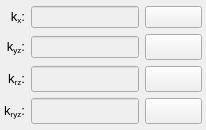
        <widget class="QWidget" name="tab_table_values">
         <attribute name="title">
          <string>Table of values</string>
         </attribute>
         <layout class="QGridLayout" name="gridLayout_16">
          <property name="leftMargin">
           <number>4</number>
          </property>
          <property name="topMargin">
           <number>6</number>
          </property>
          <property name="rightMargin">
           <number>4</number>
          </property>
          <property name="bottomMargin">
           <number>6</number>
          </property>
          <item row="0" column="0">
           <widget class="QLabel" name="label_117">
            <property name="enabled">
             <bool>true</bool>
            </property>
            <property name="minimumSize">
             <size>
              <width>0</width>
              <height>0</height>
             </size>
            </property>
            <property name="maximumSize">
             <size>
              <width>40</width>
              <height>26</height>
             </size>
            </property>
            <property name="font">
             <font>
              <pointsize>10</pointsize>
              <weight>50</weight>
              <italic>false</italic>
              <bold>false</bold>
             </font>
            </property>
            <property name="mouseTracking">
             <bool>true</bool>
            </property>
            <property name="text">
             <string>&lt;html&gt;&lt;head/&gt;&lt;body&gt;&lt;p align=&quot;right&quot;&gt;&lt;span style=&quot; font-weight:400; font-style:normal;&quot;&gt;k&lt;/span&gt;&lt;span style=&quot; font-weight:400; font-style:normal; vertical-align:sub;&quot;&gt;x&lt;/span&gt;&lt;span style=&quot; font-weight:400; font-style:normal;&quot;&gt;:&lt;/span&gt;&lt;/p&gt;&lt;/body&gt;&lt;/html&gt;</string>
            </property>
            <property name="alignment">
             <set>Qt::AlignCenter</set>
            </property>
           </widget>
          </item>
          <item row="1" column="2">
           <widget class="QPushButton" name="pushButton_load_table_transversal_stiffness">
            <property name="enabled">
             <bool>true</bool>
            </property>
            <property name="sizePolicy">
             <sizepolicy hsizetype="Preferred" vsizetype="Fixed">
              <horstretch>0</horstretch>
              <verstretch>0</verstretch>
             </sizepolicy>
            </property>
            <property name="minimumSize">
             <size>
              <width>57</width>
              <height>26</height>
             </size>
            </property>
            <property name="maximumSize">
             <size>
              <width>16777215</width>
              <height>16777215</height>
             </size>
            </property>
            <property name="styleSheet">
             <string notr="true"/>
            </property>
            <property name="text">
             <string/>
            </property>
            <property name="icon">
             <iconset>
              <normaloff>../../../../icons/common/new_file.png</normaloff>../../../../icons/common/new_file.png</iconset>
            </property>
            <property name="iconSize">
             <size>
              <width>20</width>
              <height>20</height>
             </size>
            </property>
           </widget>
          </item>
          <item row="2" column="2">
           <widget class="QPushButton" name="pushButton_load_table_torsional_stiffness">
            <property name="enabled">
             <bool>true</bool>
            </property>
            <property name="sizePolicy">
             <sizepolicy hsizetype="Preferred" vsizetype="Fixed">
              <horstretch>0</horstretch>
              <verstretch>0</verstretch>
             </sizepolicy>
            </property>
            <property name="minimumSize">
             <size>
              <width>57</width>
              <height>26</height>
             </size>
            </property>
            <property name="maximumSize">
             <size>
              <width>16777215</width>
              <height>16777215</height>
             </size>
            </property>
            <property name="styleSheet">
             <string notr="true"/>
            </property>
            <property name="text">
             <string/>
            </property>
            <property name="icon">
             <iconset>
              <normaloff>../../../../icons/common/new_file.png</normaloff>../../../../icons/common/new_file.png</iconset>
            </property>
            <property name="iconSize">
             <size>
              <width>20</width>
              <height>20</height>
             </size>
            </property>
           </widget>
          </item>
          <item row="3" column="2">
           <widget class="QPushButton" name="pushButton_load_table_angular_stiffness">
            <property name="enabled">
             <bool>true</bool>
            </property>
            <property name="sizePolicy">
             <sizepolicy hsizetype="Preferred" vsizetype="Fixed">
              <horstretch>0</horstretch>
              <verstretch>0</verstretch>
             </sizepolicy>
            </property>
            <property name="minimumSize">
             <size>
              <width>57</width>
              <height>26</height>
             </size>
            </property>
            <property name="maximumSize">
             <size>
              <width>16777215</width>
              <height>16777215</height>
             </size>
            </property>
            <property name="styleSheet">
             <string notr="true"/>
            </property>
            <property name="text">
             <string/>
            </property>
            <property name="icon">
             <iconset>
              <normaloff>../../../../icons/common/new_file.png</normaloff>../../../../icons/common/new_file.png</iconset>
            </property>
            <property name="iconSize">
             <size>
              <width>20</width>
              <height>20</height>
             </size>
            </property>
           </widget>
          </item>
          <item row="3" column="0">
           <widget class="QLabel" name="label_120">
            <property name="enabled">
             <bool>true</bool>
            </property>
            <property name="minimumSize">
             <size>
              <width>0</width>
              <height>0</height>
             </size>
            </property>
            <property name="maximumSize">
             <size>
              <width>40</width>
              <height>26</height>
             </size>
            </property>
            <property name="font">
             <font>
              <pointsize>10</pointsize>
              <weight>50</weight>
              <italic>false</italic>
              <bold>false</bold>
             </font>
            </property>
            <property name="mouseTracking">
             <bool>true</bool>
            </property>
            <property name="text">
             <string>&lt;html&gt;&lt;head/&gt;&lt;body&gt;&lt;p align=&quot;right&quot;&gt;k&lt;span style=&quot; vertical-align:sub;&quot;&gt;ryz&lt;/span&gt;:&lt;/p&gt;&lt;/body&gt;&lt;/html&gt;</string>
            </property>
            <property name="alignment">
             <set>Qt::AlignCenter</set>
            </property>
           </widget>
          </item>
          <item row="1" column="1">
           <widget class="QLineEdit" name="lineEdit_path_table_transversal_stiffness">
            <property name="enabled">
             <bool>false</bool>
            </property>
            <property name="minimumSize">
             <size>
              <width>0</width>
              <height>0</height>
             </size>
            </property>
            <property name="maximumSize">
             <size>
              <width>16777215</width>
              <height>16777215</height>
             </size>
            </property>
            <property name="sizeIncrement">
             <size>
              <width>0</width>
              <height>0</height>
             </size>
            </property>
            <property name="font">
             <font>
              <pointsize>9</pointsize>
              <weight>50</weight>
              <italic>false</italic>
              <bold>false</bold>
             </font>
            </property>
            <property name="focusPolicy">
             <enum>Qt::NoFocus</enum>
            </property>
            <property name="styleSheet">
             <string notr="true"/>
            </property>
            <property name="alignment">
             <set>Qt::AlignCenter</set>
            </property>
           </widget>
          </item>
          <item row="3" column="1">
           <widget class="QLineEdit" name="lineEdit_path_table_angular_stiffness">
            <property name="enabled">
             <bool>false</bool>
            </property>
            <property name="minimumSize">
             <size>
              <width>0</width>
              <height>0</height>
             </size>
            </property>
            <property name="maximumSize">
             <size>
              <width>16777215</width>
              <height>26</height>
             </size>
            </property>
            <property name="sizeIncrement">
             <size>
              <width>0</width>
              <height>0</height>
             </size>
            </property>
            <property name="font">
             <font>
              <pointsize>9</pointsize>
              <weight>50</weight>
              <italic>false</italic>
              <bold>false</bold>
             </font>
            </property>
            <property name="focusPolicy">
             <enum>Qt::NoFocus</enum>
            </property>
            <property name="styleSheet">
             <string notr="true"/>
            </property>
            <property name="alignment">
             <set>Qt::AlignCenter</set>
            </property>
           </widget>
          </item>
          <item row="2" column="0">
           <widget class="QLabel" name="label_119">
            <property name="enabled">
             <bool>true</bool>
            </property>
            <property name="minimumSize">
             <size>
              <width>0</width>
              <height>0</height>
             </size>
            </property>
            <property name="maximumSize">
             <size>
              <width>40</width>
              <height>26</height>
             </size>
            </property>
            <property name="font">
             <font>
              <pointsize>10</pointsize>
              <weight>50</weight>
              <italic>false</italic>
              <bold>false</bold>
             </font>
            </property>
            <property name="mouseTracking">
             <bool>true</bool>
            </property>
            <property name="text">
             <string>&lt;html&gt;&lt;head/&gt;&lt;body&gt;&lt;p align=&quot;right&quot;&gt;k&lt;span style=&quot; vertical-align:sub;&quot;&gt;rz&lt;/span&gt;:&lt;/p&gt;&lt;/body&gt;&lt;/html&gt;</string>
            </property>
            <property name="alignment">
             <set>Qt::AlignCenter</set>
            </property>
           </widget>
          </item>
          <item row="0" column="2">
           <widget class="QPushButton" name="pushButton_load_table_axial_stiffness">
            <property name="enabled">
             <bool>true</bool>
            </property>
            <property name="sizePolicy">
             <sizepolicy hsizetype="Preferred" vsizetype="Fixed">
              <horstretch>0</horstretch>
              <verstretch>0</verstretch>
             </sizepolicy>
            </property>
            <property name="minimumSize">
             <size>
              <width>57</width>
              <height>0</height>
             </size>
            </property>
            <property name="maximumSize">
             <size>
              <width>16777215</width>
              <height>16777215</height>
             </size>
            </property>
            <property name="styleSheet">
             <string notr="true"/>
            </property>
            <property name="text">
             <string/>
            </property>
            <property name="icon">
             <iconset>
              <normaloff>../../../../icons/common/new_file.png</normaloff>../../../../icons/common/new_file.png</iconset>
            </property>
            <property name="iconSize">
             <size>
              <width>20</width>
              <height>20</height>
             </size>
            </property>
           </widget>
          </item>
          <item row="0" column="1">
           <widget class="QLineEdit" name="lineEdit_path_table_axial_stiffness">
            <property name="enabled">
             <bool>false</bool>
            </property>
            <property name="minimumSize">
             <size>
              <width>0</width>
              <height>0</height>
             </size>
            </property>
            <property name="maximumSize">
             <size>
              <width>16777215</width>
              <height>26</height>
             </size>
            </property>
            <property name="sizeIncrement">
             <size>
              <width>0</width>
              <height>0</height>
             </size>
            </property>
            <property name="font">
             <font>
              <pointsize>9</pointsize>
              <weight>50</weight>
              <italic>false</italic>
              <bold>false</bold>
              <kerning>true</kerning>
             </font>
            </property>
            <property name="focusPolicy">
             <enum>Qt::NoFocus</enum>
            </property>
            <property name="styleSheet">
             <string notr="true"/>
            </property>
            <property name="alignment">
             <set>Qt::AlignCenter</set>
            </property>
           </widget>
          </item>
          <item row="2" column="1">
           <widget class="QLineEdit" name="lineEdit_path_table_torsional_stiffness">
            <property name="enabled">
             <bool>false</bool>
            </property>
            <property name="minimumSize">
             <size>
              <width>0</width>
              <height>0</height>
             </size>
            </property>
            <property name="maximumSize">
             <size>
              <width>16777215</width>
              <height>26</height>
             </size>
            </property>
            <property name="sizeIncrement">
             <size>
              <width>0</width>
              <height>0</height>
             </size>
            </property>
            <property name="font">
             <font>
              <pointsize>9</pointsize>
              <weight>50</weight>
              <italic>false</italic>
              <bold>false</bold>
             </font>
            </property>
            <property name="focusPolicy">
             <enum>Qt::NoFocus</enum>
            </property>
            <property name="styleSheet">
             <string notr="true"/>
            </property>
            <property name="alignment">
             <set>Qt::AlignCenter</set>
            </property>
           </widget>
          </item>
          <item row="1" column="0">
           <widget class="QLabel" name="label_118">
            <property name="enabled">
             <bool>true</bool>
            </property>
            <property name="minimumSize">
             <size>
              <width>0</width>
              <height>0</height>
             </size>
            </property>
            <property name="maximumSize">
             <size>
              <width>40</width>
              <height>26</height>
             </size>
            </property>
            <property name="font">
             <font>
              <pointsize>10</pointsize>
              <weight>50</weight>
              <italic>false</italic>
              <bold>false</bold>
             </font>
            </property>
            <property name="mouseTracking">
             <bool>true</bool>
            </property>
            <property name="text">
             <string>&lt;html&gt;&lt;head/&gt;&lt;body&gt;&lt;p align=&quot;right&quot;&gt;k&lt;span style=&quot; vertical-align:sub;&quot;&gt;yz&lt;/span&gt;:&lt;/p&gt;&lt;/body&gt;&lt;/html&gt;</string>
            </property>
            <property name="alignment">
             <set>Qt::AlignCenter</set>
            </property>
           </widget>
          </item>
         </layout>
        </widget>
